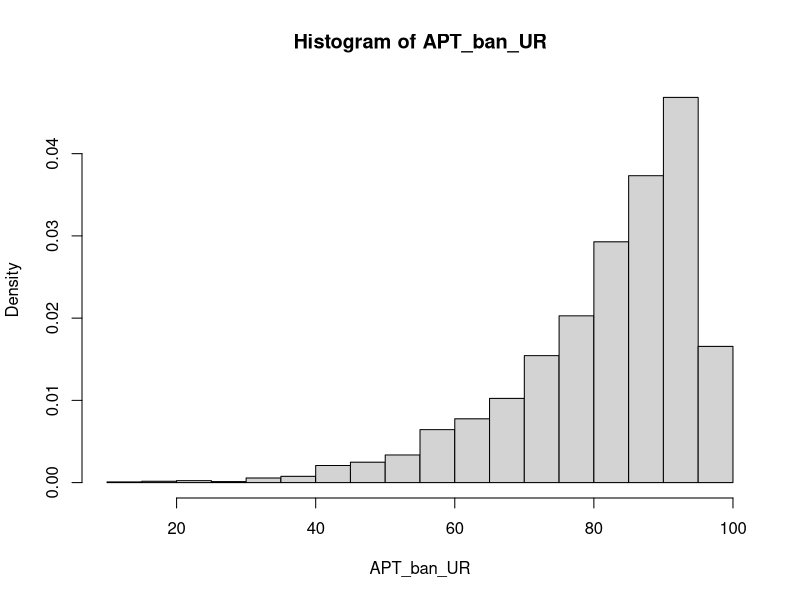
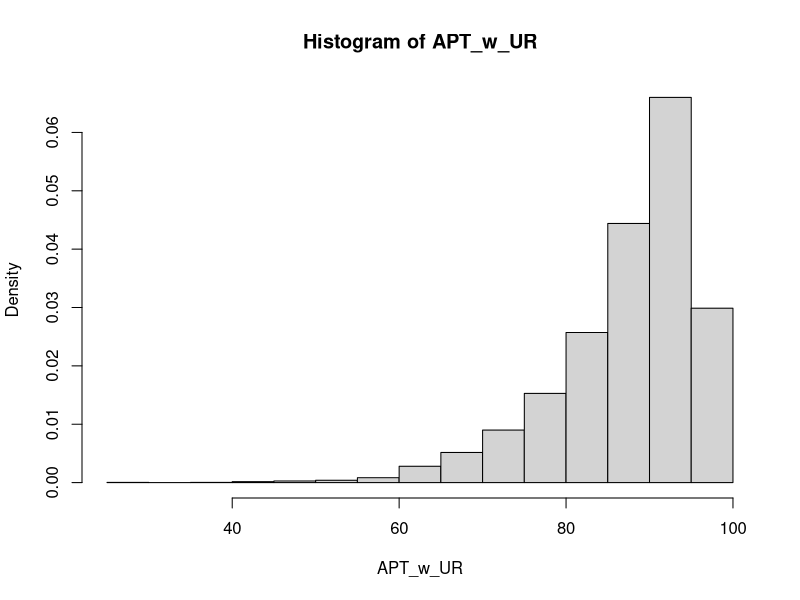

The R source for these figures, in order:
## ---- chunk 1
knitr::opts_chunk$set(echo = TRUE)
## ---- chunk 2
knitr::opts_chunk$set(echo = TRUE)
## ---- chunk 3
#' TSPostdiff AP Test
#'
#' Runs TSPostdiff in two armed scenario for n batches, with given batch size and burnin period, calculate AP Test statistic with or without UR.
#' @param pa prior probability of arm a
#' @param pb prior probability of arm b
#' @param n number of trials in one simulation 
#' @param burnin number of batches that runs only uniform random sampling before applying TS-Post Diff to provide more successes and failures in the beta distribution # nolint (?)
#' @param batch number of trials before updating posterior probability
#' 
#' @return vector containing WaldScore[n], reward[n], APT_ban_UR, APT_w_UR: the final waldscore, reward, and AP test statistics for both arms

TSPDD <- function(pa, pb, n, c, burnin, batch) {
  # Set arm success and failures
  # ex. [0,1,1,1,2, 3, 3, 4, 5, 6] final index is total successes
  arm_a_successes <- c(0)
  arm_a_failures <- c(0)
  arm_b_successes <- c(0)
  arm_b_failures <- c(0)
  
  # Successes and failures as a list of one number at a certain time
  arm_a_s <- c(0)
  arm_a_f <- c(0)
  arm_b_s <- c(0)
  arm_b_f <- c(0)
 
  # AP Test statistic for arm a and arm b
  
  APT_ban_UR = 0
  APT_w_UR = 0
  
  # list that tracks number of successes for all arms
  # history generated for all the arms successes and failures
  abl <- c()
  
  # BURNIN PERIOD: use UR only
  for (i in 1:burnin) {
    # draw_a and draw_b are local variables, determine which arm add the first UR distribution
    # draw a and draw b: allocation probability of arms a and b
    draw_a <- runif(1)
    draw_b <- runif(1) #whenever runif(1) < pa/pb is indicated inside of draw a  
                         #and draw b comparisons, it means an arm is being
                           #pulled (with random probability)
    
    # if draw a is bigger than draw b
    if (draw_a > draw_b) {
      # "choose arm a"
      # Check if smaller than prior probability, update abl, number of successes & failures for arm a
      # new randomly generated probability is smaller than the prior probability
      # check if arm a was "successful", has reward
      if (runif(1) < pa) {
        # arm a is successful
        abl[i] <- 1
        arm_a_s <- arm_a_s + 1  #runif(1) is different in each pa/pb comparison
      } else {
        # arm a was not successful (not chosen)
        abl[i] <- 0
        arm_a_f <- arm_a_f + 1
      }
    }

    # if draw b is bigger than draw a
    else{
      # Check if smaller than prior probability, update abl, number of successes & failures for arm b
      if (runif(1) < pb) {
        abl[i] <- 1
        arm_b_s <- arm_b_s + 1
      }
      else {
        abl[i] <- 0
        arm_b_f <- arm_b_f + 1
      }
    }

    # Update total number of success and failures for arms a and b
    # TODO: why not directly add to arm_a_successes earlier? Difference between these
    arm_a_successes[i] <- arm_a_s
    arm_a_failures[i] <- arm_a_f
    arm_b_successes[i] <- arm_b_s
    arm_b_failures[i] <- arm_b_f
    
     #^^tracking the build-up of successes and failures under each arm, during
      #each iteration of for loop, starts at 0, continues until #burnin                    #total iterations, first index = 0, last index = # of successes 
    
    
  }

  # NOT BURNIN PERIOD: Use TS or UR depending on difference between posterior probabilities
  
  for (i in (burnin + 1):n) {
    # update posterior probability based on batch size 
    m = i %% batch 
    # Update posterior probability
    if (m == 0){
      draw_a <-
        rbeta(1, arm_a_successes[i - 1] + 1, arm_a_failures[i - 1] + 1) #draw from Beta(alpha, beta) distribution based on current successes & failures
      draw_b <-
        rbeta(1, arm_b_successes[i - 1] + 1, arm_b_failures[i - 1] + 1) # alpha = current successes, beta = current failures of each arm
    }
    # Does not update posterior probability 
    else{
      draw_a <-
        rbeta(1, arm_a_successes[i - m] + 1, arm_a_failures[i - m] + 1) # using the last settings for the distribution (not updated yet)
      draw_b <-
        rbeta(1, arm_b_successes[i - m] + 1, arm_b_failures[i - m] + 1)
    }
    # you can change 1000 to 10000 or whatever to make the result better.
    
    # if difference between the posterior probabilities is smaller than the threshold, use UR
    if (abs(draw_a - draw_b) < c) {
      draw_a <- runif(1)
      draw_b <- runif(1)
    } 
    # otherwise, use TS 
    # TODO: refactor code for TS and UR? avoid repetitive code
    # generate TS based on past history
    else {
      if (m == 0){ #batch = # of trials iterated before posterior prob update 
                    #this means whenever m becomes 0 again, the post prob
                   #is updated over and over again
                  #greater batch size -> slower and less post prob updates
        draw_a <-
          rbeta(1, arm_a_successes[i - 1] + 1, arm_a_failures[i - 1] + 1)
        draw_b <-
          rbeta(1, arm_b_successes[i - 1] + 1, arm_b_failures[i - 1] + 1)
      }
              #each time batch size is "crossed", m == 0, rbeta parameters are
        #updated to include most current success/failure counts, post prob
      #when m != 0, we stick with info from previous batch, older post prob
    #why rbeta? most suitable for binary reward system such as TSPDD
  #you can change 1000 to 10000 or whatever to make the result better
      else{
        draw_a <-
          rbeta(1, arm_a_successes[i - m] + 1, arm_a_failures[i - m] + 1)
        draw_b <-
          rbeta(1, arm_b_successes[i - m] + 1, arm_b_failures[i - m] + 1)
      }
          #same TS updating process done here again but on a more local level, 
        #if the effect size is better than the threshold, it shows we are 
      #willing to go back to exploiting again, when effect size is smaller, 
    #we are open to doing more exploration with UR
      
      # update AP_{ban UR} (without UR sampling)
      if (draw_b >draw_a){
        APT_ban_UR = APT_ban_UR + 1
      }
    }
    # Update arm a and arm b history
    # Always runs, no matter if it is UR or TS 
    if (draw_a > draw_b) {
      if (runif(1) < pa) {
        abl[i] <- 1
        arm_a_s <- arm_a_s + 1
      } else {
        abl[i] <- 0
        arm_a_f <- arm_a_f + 1
      }
    } else{
      if (runif(1) < pb) {
        abl[i] <- 1
        arm_b_s <- arm_b_s + 1
      } else {
        abl[i] <- 0
        arm_b_f <- arm_b_f + 1
      }
    }

    # AP_{w/ UR} (including the ones with UR)
    if (draw_b > draw_a){
      APT_w_UR <- APT_w_UR + 1
    }
    arm_a_successes[i] <- arm_a_s
    arm_a_failures[i] <- arm_a_f
    arm_b_successes[i] <- arm_b_s
    arm_b_failures[i] <- arm_b_f
  }


  #na: number of times arm A was pulled. nb: number of times arm B was pulled
  na <- arm_a_successes + arm_a_failures
  nb <- arm_b_successes + arm_b_failures
  # estimated posterior probability of arms a and b
  # [] posterior prob for arm a to be successful for each timepoint
  pa_est <- arm_a_successes / na
  pb_est <- arm_b_successes / nb

  # waldScore for confidence interval, is a way to analyze categorical data underlying chi-squared distribution
  # vectors, instead of summation
  WaldScore <-
    (pa_est - pb_est) / sqrt(pa_est * (1 - pa_est) / na + pb_est * (1 - pb_est) /nb)
  
  # vector of rewards (history)
  # expected reward we have from both arms at different sample sizes
  # TODO: rename to expected reward
  reward <- (na * pa + nb * pb) / c(1:n)
  
  # 
  return(c(WaldScore[n], reward[n], APT_ban_UR, APT_w_UR))
}
## ---- chunk 4
#' Critical Value (Normal)
#'
#' Finds critical value using normal assumption on LLN
#' @param APT AP Test statistic
#' @param alpha Customized significance level
#' 
#' @return generated critical value from normality assumption

normal_cv <- function(APT, alpha){
  m <- mean(APT) 
  v <- var(APT)
  sd <- sqrt(v)
  normal_rej <- qnorm(1-alpha)
  cv <- normal_rej * sd + m
  return(cv)
}
## ---- chunk 5
#' Critical Value (Empirical)
#'
#' Finds critical value using empirical assumption on LLN
#' @param APT AP Test statistic
#' @param alpha Customized significance level
#' 
#' @return generated critical value from expeirical simulations

empirical_cv <- function(APT, alpha){
  cdf = 0
  i = 0 
  while (cdf <= 1- alpha){
    p_i <-sum(APT == i)/length(APT)
    cdf <- sum(cdf, p_i)
    i = i + 1
  }
  return(i-1)
}
## ---- chunk 6
set.seed(0)
#calculate power and reward in case p0 < p1
alpha <- 0.05
p0 <- 0.65
p1 <- 0.95
N <- 100 # sample_size(total number of trials in one simulation)
B <- 5000 # number of simulations
c <- 0.1 # threshold
burn_in <- 2 # # of burnin trials
n <-  1 # batch_size
Ti <- N/n # num_batches

results <- array(dim = c(B, 4))
for (i in 1:B) {
  results[i,] <-
    TSPDD(
      pa = p0,
      pb = p1,
      n = N,
      c = c,
      burnin = burn_in, #burnin=1 means no burnin needs to be larger than batch-1, burnin=2 means there is one UR distribution before apply TSPost-Diff
      batch = n
    ) 
}
average_power = mean(results[, 1] > qnorm(1-alpha))
average_reward = mean(results[, 2])
APT_ban_UR = results[,3]
APT_w_UR = results[,4]

#Histogram of APT_ban_UR
hist(APT_ban_UR, freq = FALSE)

# empirical and normal CV of APT_ban_UR is
em_cv <- empirical_cv(APT_ban_UR,alpha)
paste('empirical CV is', em_cv)
norm_cv <- normal_cv(APT_ban_UR,alpha)
paste('normal CV is', norm_cv)

# empirical cdf of APT_ban_UR is
F1 <- ecdf(APT_ban_UR)

# empirical and normal FPR of APT_ban_UR is
paste('empirical FPR is', 1-F1(em_cv))
paste('normal FPR is', 1-F1(floor(norm_cv)))
## ---- chunk 7
set.seed(0)
#calculate power and reward in case p0 < p1
alpha <- 0.05
p0 <- 0.65
p1 <- 0.95
N <- 100 # sample_size(total number of trials in one simulation)
B <- 5000 # number of simulations
c <- 0.1 # threshold
burn_in <- 2 # # of burnin trials
n <-  1 # batch_size
Ti <- N/n # num_batches
results <- array(dim = c(B, 4))
for (i in 1:B) {
  results[i,] <-
    TSPDD(
      pa = p0,
      pb = p1,
      n = N,
      c = c,
      burnin = burn_in, #burnin=1 means no burnin needs to be larger than batch-1
      batch = n
    ) 
}
average_power = mean(results[, 1] > qnorm(1-alpha))
average_reward = mean(results[, 2])
APT_ban_UR = results[,3]
APT_w_UR = results[,4]
#Histogram of APT_w_UR
hist(APT_w_UR, freq = FALSE)

# emipircal CV of APT_w_UR is
em_cv <- empirical_cv(APT_w_UR,alpha)
paste('empirical CV is', em_cv)
# normal CV of APT_w_UR is

norm_cv <- normal_cv(APT_w_UR,alpha)
paste('normal CV is', norm_cv)

# empirical cdf of APT_w_UR is

F1 <- ecdf(APT_w_UR)

paste('empircal FPR is', 1-F1(em_cv))
paste('normal FPR is', 1-F1(floor(norm_cv)))
